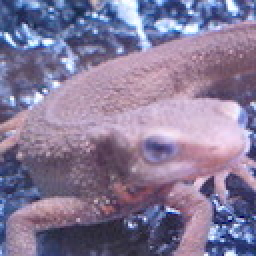
#> input picture Question_51_60/imori.jpg, 128 x 128 px, found by its file name (shown 2 times larger)
$ python prac_51.py
#> lines starting #> are read from the running program, lines starting #| are printed output that depends on the picture; after the words box and inside, x2 and y2 are one past the last pixel; in counts of white or black regions, pixels touching at a corner belong together
import cv2
import numpy as np

# Read image
img = cv2.imread("Question_51_60\imori.jpg")
#> img is the input picture: shape (128, 128, 3); mean B, G, R 152.8, 121.8, 134.1
gray = cv2.cvtColor(img, cv2.COLOR_BGR2GRAY)
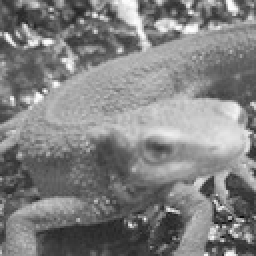
#> gray: shape (128, 128) (shown 2 times larger); min 11, max 254, mean 129

# 大津の手法
ret, bin_img = cv2.threshold(gray, 0, 255, cv2.THRESH_OTSU)
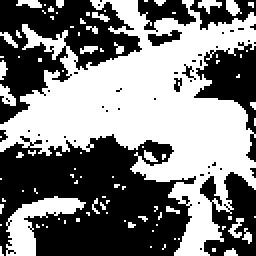
#> bin_img: shape (128, 128) (shown 2 times larger); 49.5% white; 93 white regions (80 under 20 px), largest, box (x1, y1, x2, y2) and area: (0, 0, 128, 128) 6947, (3, 98, 43, 128) 483, (0, 42, 8, 53) 50
#> ret = 129
kernel = cv2.getStructuringElement(cv2.MORPH_CROSS, (3, 3))

out = cv2.morphologyEx(bin_img, cv2.MORPH_GRADIENT, kernel, iterations=1)
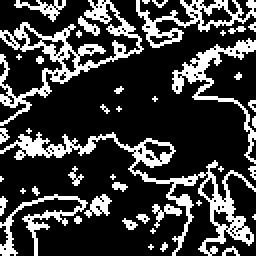
#> out: shape (128, 128) (shown 2 times larger); 23.9% white in thin lines or dots

# Save result
cv2.imshow("result", out)
cv2.waitKey(0)

$ run again, with Question_51_60/thorino.jpg copied over Question_51_60/imori.jpg
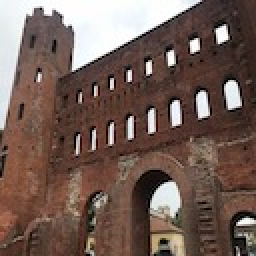
#> input picture Question_51_60/thorino.jpg, 128 x 128 px, found by its file name (shown 2 times larger)
#> img is the input picture: shape (128, 128, 3); mean B, G, R 86.4, 94.7, 115.3
#> `ret, bin_img = cv2.threshold(gray, 0, 255, cv2.THRESH_OTSU)`:
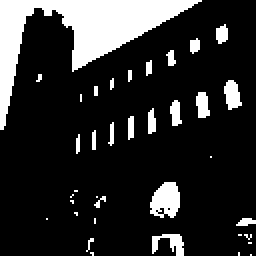
#> bin_img: shape (128, 128) (shown 2 times larger); 17.1% white; 37 white regions (23 under 20 px), largest, box (x1, y1, x2, y2) and area: (0, 0, 101, 65) 1911, (75, 91, 90, 109) 201, (76, 117, 92, 128) 95
#> ret = 152
#> `out = cv2.morphologyEx(bin_img, cv2.MORPH_GRADIENT, kernel, iterations..`:
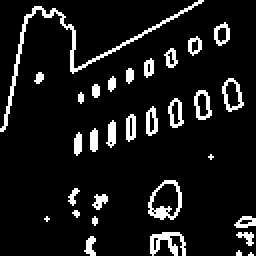
#> out: shape (128, 128) (shown 2 times larger); 9.2% white in thin lines or dots
